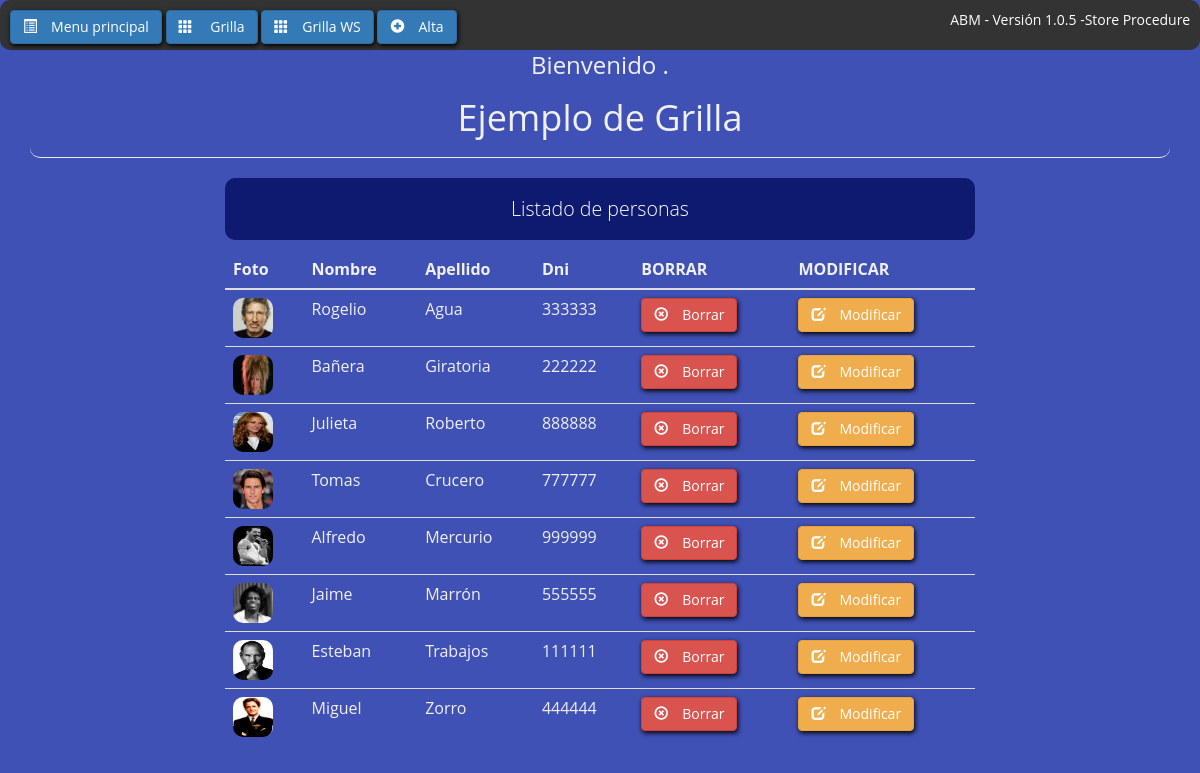
The page /Carpetas_Externas/PHP_ABM_Persona-master/formGrilla.php on the database its author committed.
### tables this page shows
CREATE TABLE IF NOT EXISTS `persona` (
  `id` int(11) NOT NULL,
  `nombre` varchar(50) NOT NULL,
  `apellido` varchar(50) NOT NULL,
  `dni` varchar(50) NOT NULL,
  `foto` varchar(50) NOT NULL
);

### Carpetas_Externas/PHP_ABM_Persona-master/clases/AccesoDatos.php (called while the page is built, shortened)
<?php
class AccesoDatos
{
    private static $ObjetoAccesoDatos;
    private $objetoPDO;
    private function __construct()
    {
        try {
            $this->objetoPDO = new PDO('mysql:host=localhost;dbname=ejemploabm;charset=utf8', 'root', '123', array(PDO::ATTR_EMULATE_PREPARES => false,PDO::ATTR_ERRMODE => PDO::ERRMODE_EXCEPTION));
            $this->objetoPDO->exec("SET CHARACTER SET utf8");
            }
        catch (PDOException $e) {
            print "Error!: " . $e->getMessage();
            die();
        }
    }
    public function RetornarConsulta($sql)
    {
        return $this->objetoPDO->prepare($sql);
    }
    public static function dameUnObjetoAcceso()
    {
        if (!isset(self::$ObjetoAccesoDatos)) {
            self::$ObjetoAccesoDatos = new AccesoDatos();
        }
        return self::$ObjetoAccesoDatos;
    }
}
?>

### Carpetas_Externas/PHP_ABM_Persona-master/clases/Personas.php (called while the page is built, shortened)
<?php
require_once"accesoDatos.php";
class Persona
{
	private $id;
	private $nombre;
 	private $apellido;
  	private $dni;
  	private $foto;
  	public function GetId()
	{
		return $this->id;
	}
	public function GetApellido()
	{
		return $this->apellido;
	}
	public function GetNombre()
	{
		return $this->nombre;
	}
	public function GetDni()
	{
		return $this->dni;
	}
	public function GetFoto()
	{
		return $this->foto;
	}
	public static function TraerTodasLasPersonas()
	{
		$objetoAccesoDato = AccesoDatos::dameUnObjetoAcceso();
		$consulta =$objetoAccesoDato->RetornarConsulta("CALL TraerTodasLasPersonas() ");
		$consulta->execute();
		$arrPersonas= $consulta->fetchAll(PDO::FETCH_CLASS, "persona");
		return $arrPersonas;
	}
}

### Carpetas_Externas/PHP_ABM_Persona-master/partes/grilla.php (the view)
<?php
	require_once('clases/Personas.php');
	$ArrayDePersonas = Persona::TraerTodasLasPersonas();
	echo "<table class='table table-hover table-responsive'>
			<thead>
				<tr>
					<th>  Foto   </th>
					<th>  Nombre     </th>
					<th>  Apellido   </th>
					<th>  Dni        </th>
					<th>  BORRAR     </th>
					<th>  MODIFICAR  </th>
				</tr>
			</thead>";
		foreach ($ArrayDePersonas as $personaAux){
			echo " 	<tr>
						<td><img  class='fotoGrilla' src='fotos/".$personaAux->GetFoto()."' /></td>
						<td>".$personaAux->GetNombre()."</td>
						<td>".$personaAux->GetApellido()."</td>
						<td>".$personaAux->GetDni()."</td>
						<td><button class='btn btn-danger' name='Borrar' onclick='Borrar(".$personaAux->GetId().")'>   <span class='glyphicon glyphicon-remove-circle'>&nbsp;</span>Borrar</button></td>
						<td><button class='btn btn-warning' name='Modificar' onclick='Modificar(".$personaAux->GetId().")'><span class='glyphicon glyphicon-edit'>&nbsp;</span>Modificar</button></td>
					</tr>";
		}
	echo "</table>";
?>

### Carpetas_Externas/PHP_ABM_Persona-master/css/estilo.css (style rules this page uses)
* { margin:0; padding:0; border-radius: 10px; }
.table-hover>tbody>tr>td { border-radius: 0px ; }
.btn { box-shadow: 1px 2px 5px #000000; }
.fotoGrilla { width: 40px; height: 40px; }
body { margin: 0 auto; color:#f0f0f0; background:#3f51b5; font-family:'Open Sans',sans-serif; }

### rows shown on the page
persona: foto (picture), nombre "Rogelio", apellido "Agua", dni "333333"
persona: foto (picture), nombre "Bañera", apellido "Giratoria", dni "222222"
persona: foto (picture), nombre "Julieta", apellido "Roberto", dni "888888"
persona: foto (picture), nombre "Tomas", apellido "Crucero", dni "777777"
persona: foto (picture), nombre "Alfredo", apellido "Mercurio", dni "999999"
persona: foto (picture), nombre "Jaime", apellido "Marrón", dni "555555"
persona: foto (picture), nombre "Esteban", apellido "Trabajos", dni "111111"
persona: foto (picture), nombre "Miguel", apellido "Zorro", dni "444444"

### other values the page prints
$mensaje "Bienvenido ."
